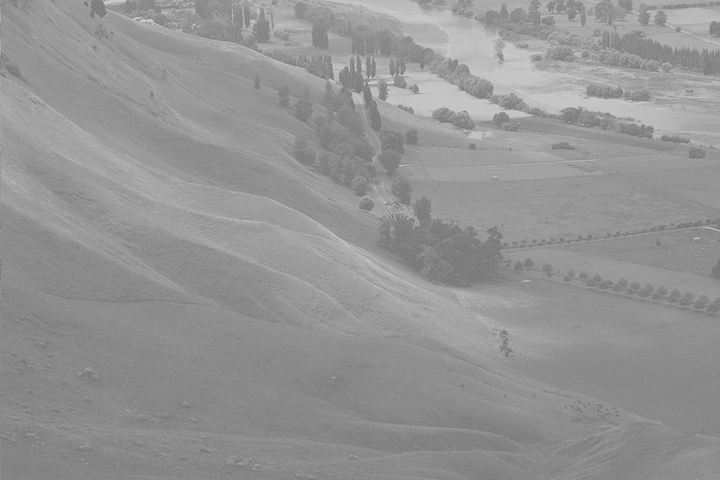
#> input picture 3.jpg, 720 x 480 px
$ python ex_brightness.py
#> lines starting #> are read from the running program, lines starting #| are printed output that depends on the picture
import sys
import numpy as np
import cv2
import matplotlib.pyplot as plt


# ========================================================
# 1. 그레이스케일 영상 불러오기 및 히스토그램 비교
# ========================================================
src_gray = cv2.imread('3.jpg', cv2.IMREAD_GRAYSCALE)
#> src_gray is the input picture: shape (480, 720); min 113, max 213, mean 148

if src_gray is None:
    print('Image load failed!')
    sys.exit()

# 밝기 50 증가
dst_gray = cv2.add(src_gray, 50)
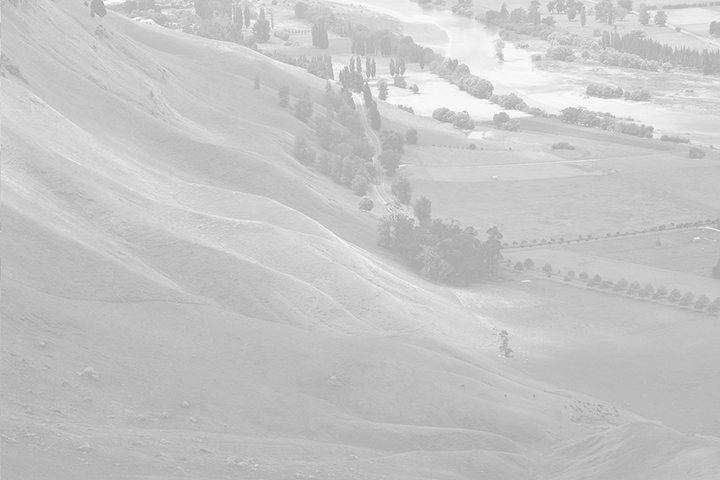
#> dst_gray: shape (480, 720); min 163, max 255, mean 198
# dst_gray = np.clip(src_gray + 50., 0, 255).astype(np.uint8)

# 히스토그램 계산
hist_src_gray = cv2.calcHist([src_gray], [0], None, [256], [0, 256])
#> hist_src_gray = 256 values, max 13942 at index 138, min 0 at index 0, mean 1350
hist_dst_gray = cv2.calcHist([dst_gray], [0], None, [256], [0, 256])
#> hist_dst_gray = 256 values, max 13942 at index 188, min 0 at index 0, mean 1350

# 영상 출력
cv2.imshow('src_gray', src_gray)
cv2.imshow('dst_gray (+50)', dst_gray)
cv2.waitKey(1)

# 그레이스케일 히스토그램 시각화 (원본 vs 수정 후)
fig, axes = plt.subplots(1, 2, figsize=(13, 5))
fig.canvas.manager.set_window_title('Grayscale Histogram Comparison')

# 255 포화(saturation)로 인해 Y축이 왜곡되는 것을 방지하기 위해 Y축 상한선 통일
max_val = max(hist_src_gray.max(), hist_dst_gray[:255].max()) * 1.15
#> max_val = 16033.3

axes[0].plot(hist_src_gray, color='black', label='Original')
axes[0].set_title('Original Gray Histogram')
axes[0].set_xlabel('Pixel Value (0~255)')
axes[0].set_ylabel('Pixel Count')
axes[0].set_xlim([0, 256])
axes[0].set_ylim([0, max_val])
axes[0].grid(True, linestyle='--', alpha=0.5)
axes[0].legend()

axes[1].plot(hist_dst_gray, color='red', label='Brightness +50')
axes[1].set_title('Modified Gray Histogram (+50) [Y-scale synchronized]')
axes[1].set_xlabel('Pixel Value (0~255)')
axes[1].set_ylabel('Pixel Count')
axes[1].set_xlim([0, 256])
axes[1].set_ylim([0, max_val])
axes[1].grid(True, linestyle='--', alpha=0.5)
axes[1].legend()

# 255 포화 지점에 설명 텍스트 표시
sat_count = int(hist_dst_gray.ravel()[255])
#> sat_count = 22
axes[1].annotate(f'255 Saturation\n({sat_count:,} px)',
                 xy=(255, max_val * 0.95), xytext=(170, max_val * 0.8),
                 arrowprops=dict(facecolor='red', shrink=0.05, width=1, headwidth=6),
                 fontsize=9, color='darkred', fontweight='bold')

plt.tight_layout()
print("그레이스케일 히스토그램 그래프 창을 닫으면 컬러 영상 단계로 진행합니다.")
plt.show()
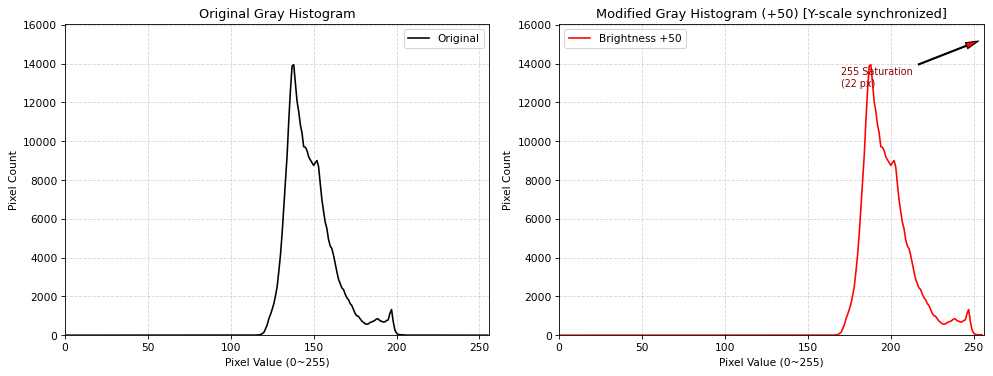
#> figure drawn by matplotlib, 2 panels; panel 1: curve peaks at x = 138, y = 13942; panel 2: curve peaks at x = 188, y = 13942

cv2.destroyAllWindows()


# ========================================================
# 2. 컬러 영상 불러오기 및 히스토그램 비교
# ========================================================
src_color = cv2.imread('3.jpg')

if src_color is None:
    print('Image load failed!')
    sys.exit()

# 밝기 50 증가 (B, G, R 각각 50씩 증가)
dst_color = cv2.add(src_color, (50, 50, 50, 0))
# dst_color = np.clip(src_color + 50., 0, 255).astype(np.uint8)

# 영상 출력
cv2.imshow('src_color', src_color)
cv2.imshow('dst_color (+50)', dst_color)
cv2.waitKey(1)

# 컬러 히스토그램 계산
colors = ('b', 'g', 'r')
channel_names = ('Blue', 'Green', 'Red')

src_hists = [cv2.calcHist([src_color], [i], None, [256], [0, 256]) for i in range(3)]
#> src_hists = 3 items
dst_hists = [cv2.calcHist([dst_color], [i], None, [256], [0, 256]) for i in range(3)]
#> dst_hists = 3 items

# 컬러 히스토그램 시각화 (B, G, R 채널별)
fig, axes = plt.subplots(1, 2, figsize=(13, 5))
fig.canvas.manager.set_window_title('Color Histogram Comparison')

# 255 제외 최대값을 기준으로 Y축 상한선 통일
color_max_val = max(max(h.max() for h in src_hists), max(h[:255].max() for h in dst_hists)) * 1.15
#> color_max_val = 16033.3

# 원본 컬러 히스토그램
for i, col in enumerate(colors):
    axes[0].plot(src_hists[i], color=col, label=channel_names[i])
axes[0].set_title('Original Color Histogram')
axes[0].set_xlabel('Pixel Value (0~255)')
axes[0].set_ylabel('Pixel Count')
axes[0].set_xlim([0, 256])
axes[0].set_ylim([0, color_max_val])
axes[0].grid(True, linestyle='--', alpha=0.5)
axes[0].legend()

# 수정 후 컬러 히스토그램
for i, col in enumerate(colors):
    axes[1].plot(dst_hists[i], color=col, label=channel_names[i])
axes[1].set_title('Modified Color Histogram (+50) [Y-scale synchronized]')
axes[1].set_xlabel('Pixel Value (0~255)')
axes[1].set_ylabel('Pixel Count')
axes[1].set_xlim([0, 256])
axes[1].set_ylim([0, color_max_val])
axes[1].grid(True, linestyle='--', alpha=0.5)
axes[1].legend()

plt.tight_layout()
print("컬러 히스토그램 그래프 창을 닫으면 프로그램이 종료됩니다.")
plt.show()
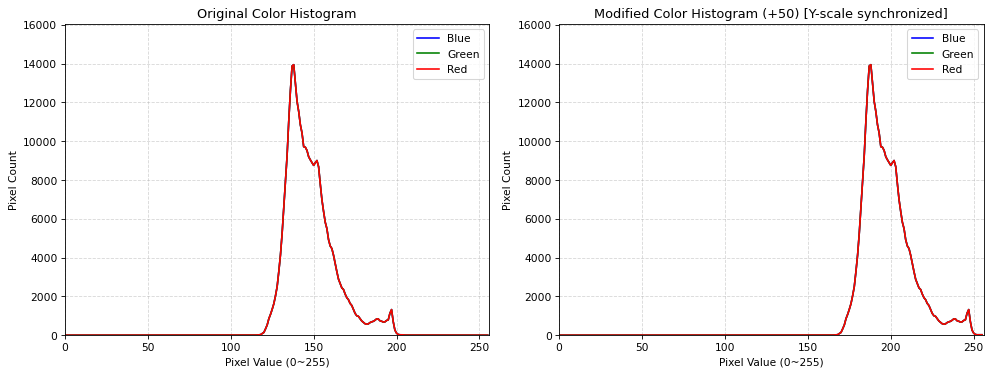
#> figure drawn by matplotlib, 2 panels; panel 1: curve peaks at x = 138, y = 13942; panel 1: curve peaks at x = 138, y = 13942; panel 1: curve peaks at x = 138, y = 13942; panel 2: curve peaks at x = 188, y = 13942

cv2.destroyAllWindows()

$ run again, with 2.jpg copied over 3.jpg
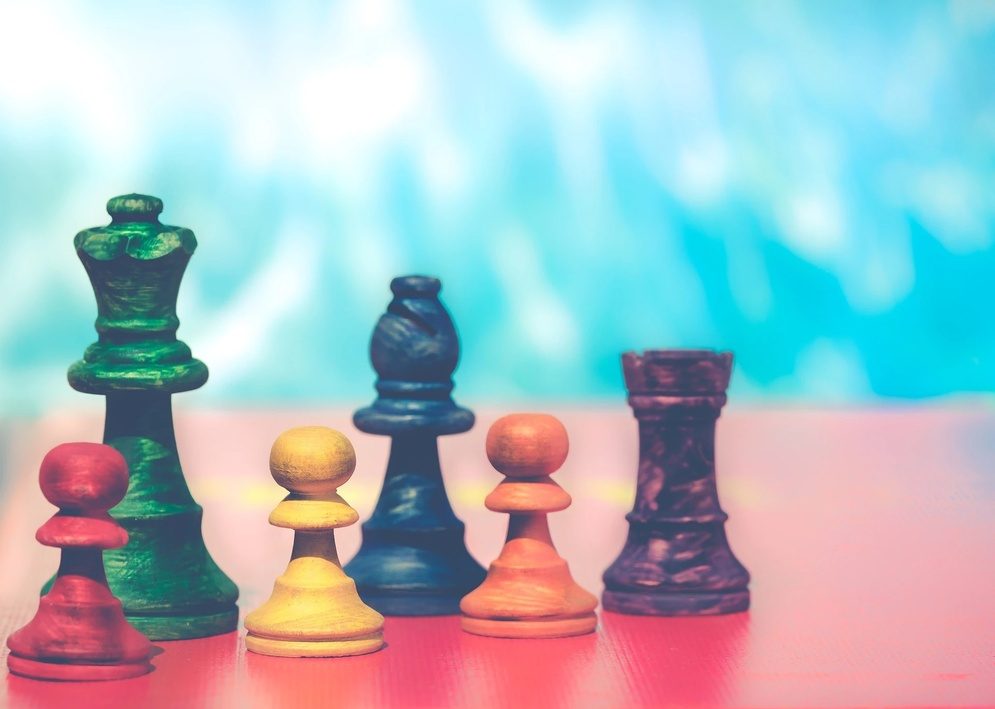
#> input picture 2.jpg, 995 x 709 px, shrunk from 1920 x 1368 before the run
#> hist_src_gray = 256 values, max 13182 at index 255, min 0 at index 0, mean 2755.7
#> hist_dst_gray = 256 values, max 304062 at index 255, min 0 at index 0, mean 2755.7
#> max_val = 15159.3
#> sat_count = 304062
#> src_color is the input picture: shape (709, 995, 3); mean B, G, R 195.2, 188.6, 169.4
#> `dst_color = cv2.add(src_color, (50, 50, 50, 0))`:
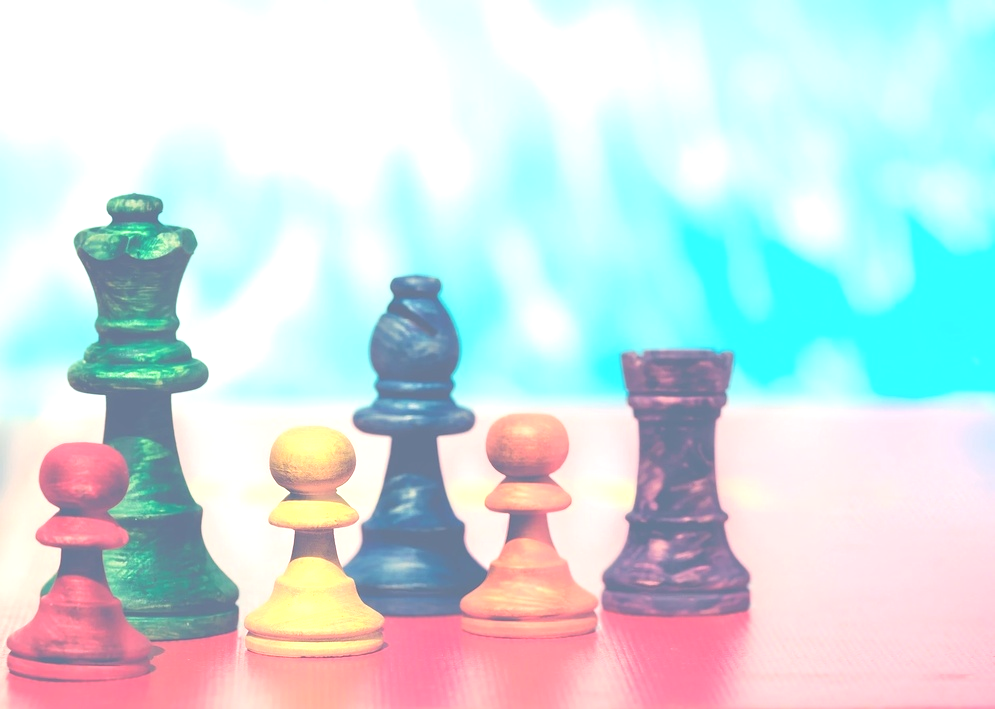
#> dst_color: shape (709, 995, 3); mean B, G, R 224.7, 222.4, 205.4
#> src_hists = 3 items
#> color_max_val = 84615.8
#> `plt.show()`:
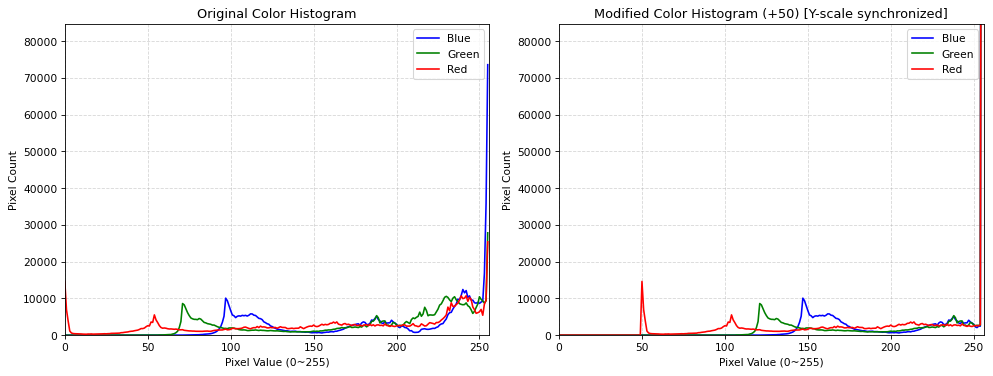
#> figure drawn by matplotlib, 2 panels; panel 1: curve peaks at x = 255, y = 73579; panel 1: curve peaks at x = 255, y = 27840; panel 1: curve peaks at x = 255, y = 25385; panel 2: curve peaks at x = 255, y = 376552
